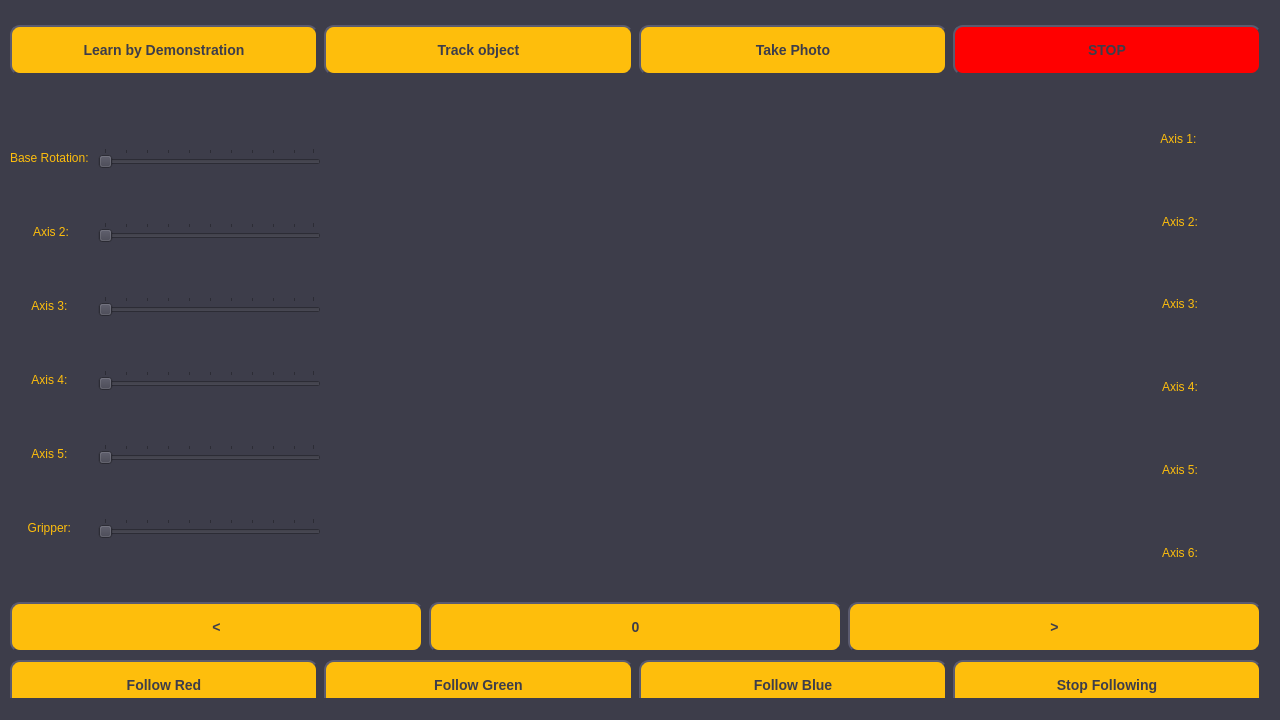
<?xml version="1.0" encoding="UTF-8"?>
<ui version="4.0">
 <class>MainWindow</class>
 <widget class="QMainWindow" name="MainWindow">
  <property name="geometry">
   <rect>
    <x>0</x>
    <y>0</y>
    <width>1280</width>
    <height>720</height>
   </rect>
  </property>
  <property name="windowTitle">
   <string>MainWindow</string>
  </property>
  <property name="styleSheet">
   <string notr="true">background-color: rgba(60.5625, 60.5625, 73.5675, 1)</string>
  </property>
  <widget class="QWidget" name="centralwidget">
   <widget class="QWidget" name="horizontalLayoutWidget">
    <property name="geometry">
     <rect>
      <x>10</x>
      <y>10</y>
      <width>1251</width>
      <height>81</height>
     </rect>
    </property>
    <layout class="QHBoxLayout" name="top_bar">
     <item>
      <widget class="QPushButton" name="learn_btn">
       <property name="minimumSize">
        <size>
         <width>186</width>
         <height>50</height>
        </size>
       </property>
       <property name="styleSheet">
        <string notr="true">QPushButton {
    background-color: rgb(254, 190, 12);
    border-style: outset;
    border-width: 2px;
    border-radius: 10px;
    font: bold 14px;
    min-width: 10em;
    padding: 6px;
    color: rgba(60.5625, 60.5625, 73.5675, 1);
}
QPushButton:pressed {
    background-color: rgb(242, 178, 0);
    border-style: inset;
}</string>
       </property>
       <property name="text">
        <string>Learn by Demonstration</string>
       </property>
      </widget>
     </item>
     <item>
      <widget class="QPushButton" name="track_btn">
       <property name="minimumSize">
        <size>
         <width>186</width>
         <height>50</height>
        </size>
       </property>
       <property name="styleSheet">
        <string notr="true">QPushButton {
    background-color: rgb(254, 190, 12);
    border-style: outset;
    border-width: 2px;
    border-radius: 10px;
    font: bold 14px;
    min-width: 10em;
    padding: 6px;
	color:  rgba(60.5625, 60.5625, 73.5675, 1);
}
QPushButton:pressed {
    background-color: rgb(242, 178, 0);
    border-style: inset;
}</string>
       </property>
       <property name="text">
        <string>Track object</string>
       </property>
      </widget>
     </item>
     <item>
      <widget class="QPushButton" name="phto_btn">
       <property name="minimumSize">
        <size>
         <width>186</width>
         <height>50</height>
        </size>
       </property>
       <property name="styleSheet">
        <string notr="true">QPushButton {
    background-color: rgb(254, 190, 12);
    border-style: outset;
    border-width: 2px;
    border-radius: 10px;
    font: bold 14px;
    min-width: 10em;
    padding: 6px;
	color:  rgba(60.5625, 60.5625, 73.5675, 1);
}
QPushButton:pressed {
    background-color: rgb(242, 178, 0);
    border-style: inset;
}</string>
       </property>
       <property name="text">
        <string>Take Photo</string>
       </property>
      </widget>
     </item>
     <item>
      <widget class="QPushButton" name="halt_btn">
       <property name="minimumSize">
        <size>
         <width>186</width>
         <height>50</height>
        </size>
       </property>
       <property name="styleSheet">
        <string notr="true">QPushButton {
    background-color: red;
    border-style: outset;
    border-width: 2px;
    border-radius: 10px;
    font: bold 14px;
    min-width: 10em;
    padding: 6px;
	color:  rgba(60.5625, 60.5625, 73.5675, 1);
}
QPushButton:pressed {
    background-color: rgb(224, 0, 0);
    border-style: inset;
}</string>
       </property>
       <property name="text">
        <string>STOP</string>
       </property>
      </widget>
     </item>
    </layout>
   </widget>
   <widget class="QWidget" name="gridLayoutWidget">
    <property name="geometry">
     <rect>
      <x>10</x>
      <y>100</y>
      <width>311</width>
      <height>491</height>
     </rect>
    </property>
    <layout class="QGridLayout" name="axes">
     <item row="2" column="0">
      <widget class="QLabel" name="label_3">
       <property name="styleSheet">
        <string notr="true">color: rgb(254, 190, 12);</string>
       </property>
       <property name="text">
        <string>Axis 3: </string>
       </property>
       <property name="alignment">
        <set>Qt::AlignCenter</set>
       </property>
      </widget>
     </item>
     <item row="5" column="0">
      <widget class="QLabel" name="label_6">
       <property name="styleSheet">
        <string notr="true">color: rgb(254, 190, 12);</string>
       </property>
       <property name="text">
        <string>Gripper: </string>
       </property>
       <property name="alignment">
        <set>Qt::AlignCenter</set>
       </property>
      </widget>
     </item>
     <item row="3" column="1">
      <widget class="QSlider" name="a4_r">
       <property name="styleSheet">
        <string notr="true"/>
       </property>
       <property name="singleStep">
        <number>10</number>
       </property>
       <property name="orientation">
        <enum>Qt::Horizontal</enum>
       </property>
       <property name="tickPosition">
        <enum>QSlider::TicksAbove</enum>
       </property>
      </widget>
     </item>
     <item row="1" column="0">
      <widget class="QLabel" name="label_2">
       <property name="styleSheet">
        <string notr="true">color: rgb(254, 190, 12);</string>
       </property>
       <property name="text">
        <string>Axis 2:</string>
       </property>
       <property name="alignment">
        <set>Qt::AlignCenter</set>
       </property>
      </widget>
     </item>
     <item row="4" column="1">
      <widget class="QSlider" name="a5_r">
       <property name="styleSheet">
        <string notr="true"/>
       </property>
       <property name="singleStep">
        <number>10</number>
       </property>
       <property name="orientation">
        <enum>Qt::Horizontal</enum>
       </property>
       <property name="tickPosition">
        <enum>QSlider::TicksAbove</enum>
       </property>
      </widget>
     </item>
     <item row="5" column="1">
      <widget class="QSlider" name="grip_r">
       <property name="styleSheet">
        <string notr="true">QSlider::handle:horizontal {
	color: rgb(254, 190, 12);
}</string>
       </property>
       <property name="singleStep">
        <number>10</number>
       </property>
       <property name="orientation">
        <enum>Qt::Horizontal</enum>
       </property>
       <property name="tickPosition">
        <enum>QSlider::TicksAbove</enum>
       </property>
      </widget>
     </item>
     <item row="1" column="1">
      <widget class="QSlider" name="a2_r">
       <property name="styleSheet">
        <string notr="true"/>
       </property>
       <property name="singleStep">
        <number>10</number>
       </property>
       <property name="orientation">
        <enum>Qt::Horizontal</enum>
       </property>
       <property name="tickPosition">
        <enum>QSlider::TicksAbove</enum>
       </property>
      </widget>
     </item>
     <item row="2" column="1">
      <widget class="QSlider" name="a3_r">
       <property name="styleSheet">
        <string notr="true">
</string>
       </property>
       <property name="singleStep">
        <number>10</number>
       </property>
       <property name="orientation">
        <enum>Qt::Horizontal</enum>
       </property>
       <property name="tickPosition">
        <enum>QSlider::TicksAbove</enum>
       </property>
      </widget>
     </item>
     <item row="3" column="0">
      <widget class="QLabel" name="label_4">
       <property name="styleSheet">
        <string notr="true">color: rgb(254, 190, 12);</string>
       </property>
       <property name="text">
        <string>Axis 4: </string>
       </property>
       <property name="alignment">
        <set>Qt::AlignCenter</set>
       </property>
      </widget>
     </item>
     <item row="4" column="0">
      <widget class="QLabel" name="label_5">
       <property name="styleSheet">
        <string notr="true">color: rgb(254, 190, 12);</string>
       </property>
       <property name="text">
        <string>Axis 5: </string>
       </property>
       <property name="alignment">
        <set>Qt::AlignCenter</set>
       </property>
      </widget>
     </item>
     <item row="0" column="0">
      <widget class="QLabel" name="label">
       <property name="styleSheet">
        <string notr="true">color: rgb(254, 190, 12);</string>
       </property>
       <property name="text">
        <string>Base Rotation: </string>
       </property>
       <property name="alignment">
        <set>Qt::AlignCenter</set>
       </property>
      </widget>
     </item>
     <item row="0" column="1">
      <widget class="QSlider" name="base_r">
       <property name="singleStep">
        <number>10</number>
       </property>
       <property name="orientation">
        <enum>Qt::Horizontal</enum>
       </property>
       <property name="tickPosition">
        <enum>QSlider::TicksAbove</enum>
       </property>
      </widget>
     </item>
    </layout>
   </widget>
   <widget class="QWidget" name="verticalLayoutWidget">
    <property name="geometry">
     <rect>
      <x>1100</x>
      <y>100</y>
      <width>160</width>
      <height>491</height>
     </rect>
    </property>
    <property name="styleSheet">
     <string notr="true">color: rgb(254, 190, 12);</string>
    </property>
    <layout class="QVBoxLayout" name="axes_readout">
     <item>
      <widget class="QLabel" name="a1_d">
       <property name="styleSheet">
        <string notr="true">color: rgb(254, 190, 12);</string>
       </property>
       <property name="text">
        <string>Axis 1: </string>
       </property>
       <property name="alignment">
        <set>Qt::AlignCenter</set>
       </property>
      </widget>
     </item>
     <item>
      <widget class="QLabel" name="a2_d">
       <property name="styleSheet">
        <string notr="true">color: rgb(254, 190, 12);</string>
       </property>
       <property name="text">
        <string>Axis 2:</string>
       </property>
       <property name="alignment">
        <set>Qt::AlignCenter</set>
       </property>
      </widget>
     </item>
     <item>
      <widget class="QLabel" name="a3_d">
       <property name="styleSheet">
        <string notr="true">color: rgb(254, 190, 12);</string>
       </property>
       <property name="text">
        <string>Axis 3:</string>
       </property>
       <property name="alignment">
        <set>Qt::AlignCenter</set>
       </property>
      </widget>
     </item>
     <item>
      <widget class="QLabel" name="a4_d">
       <property name="styleSheet">
        <string notr="true">color: rgb(254, 190, 12);</string>
       </property>
       <property name="text">
        <string>Axis 4:</string>
       </property>
       <property name="alignment">
        <set>Qt::AlignCenter</set>
       </property>
      </widget>
     </item>
     <item>
      <widget class="QLabel" name="a5_d">
       <property name="styleSheet">
        <string notr="true">color: rgb(254, 190, 12);</string>
       </property>
       <property name="text">
        <string>Axis 5:</string>
       </property>
       <property name="alignment">
        <set>Qt::AlignCenter</set>
       </property>
      </widget>
     </item>
     <item>
      <widget class="QLabel" name="a6_d">
       <property name="styleSheet">
        <string notr="true">color: rgb(254, 190, 12);</string>
       </property>
       <property name="text">
        <string>Axis 6:</string>
       </property>
       <property name="alignment">
        <set>Qt::AlignCenter</set>
       </property>
      </widget>
     </item>
    </layout>
   </widget>
   <widget class="QWidget" name="widget" native="true">
    <property name="geometry">
     <rect>
      <x>360</x>
      <y>110</y>
      <width>120</width>
      <height>80</height>
     </rect>
    </property>
    <widget class="QWidget" name="viewfinder" native="true">
     <property name="geometry">
      <rect>
       <x>-30</x>
       <y>-10</y>
       <width>761</width>
       <height>491</height>
      </rect>
     </property>
     <property name="autoFillBackground">
      <bool>false</bool>
     </property>
     <property name="styleSheet">
      <string notr="true">color: rgb(254, 190, 12);</string>
     </property>
    </widget>
   </widget>
   <widget class="QWidget" name="verticalLayoutWidget_2">
    <property name="geometry">
     <rect>
      <x>10</x>
      <y>600</y>
      <width>1251</width>
      <height>112</height>
     </rect>
    </property>
    <layout class="QVBoxLayout" name="verticalLayout_2">
     <item>
      <layout class="QHBoxLayout" name="bottom_bar">
       <item>
        <widget class="QPushButton" name="prev">
         <property name="minimumSize">
          <size>
           <width>186</width>
           <height>50</height>
          </size>
         </property>
         <property name="styleSheet">
          <string notr="true">QPushButton {
    background-color: rgb(254, 190, 12);
    border-style: outset;
    border-width: 2px;
    border-radius: 10px;
    font: bold 14px;
    min-width: 10em;
    padding: 6px;
    color: rgba(60.5625, 60.5625, 73.5675, 1);
}
QPushButton:pressed {
    background-color: rgb(242, 178, 0);
    border-style: inset;
}</string>
         </property>
         <property name="text">
          <string>&lt;</string>
         </property>
        </widget>
       </item>
       <item>
        <widget class="QPushButton" name="next">
         <property name="minimumSize">
          <size>
           <width>186</width>
           <height>50</height>
          </size>
         </property>
         <property name="styleSheet">
          <string notr="true">QPushButton {
    background-color: rgb(254, 190, 12);
    border-style: outset;
    border-width: 2px;
    border-radius: 10px;
    font: bold 14px;
    min-width: 10em;
    padding: 6px;
	color:  rgba(60.5625, 60.5625, 73.5675, 1);
}
QPushButton:pressed {
    background-color: rgb(242, 178, 0);
    border-style: inset;
}</string>
         </property>
         <property name="text">
          <string>0</string>
         </property>
        </widget>
       </item>
       <item>
        <widget class="QPushButton" name="execute">
         <property name="minimumSize">
          <size>
           <width>186</width>
           <height>50</height>
          </size>
         </property>
         <property name="styleSheet">
          <string notr="true">QPushButton {
    background-color: rgb(254, 190, 12);
    border-style: outset;
    border-width: 2px;
    border-radius: 10px;
    font: bold 14px;
    min-width: 10em;
    padding: 6px;
	color:  rgba(60.5625, 60.5625, 73.5675, 1);
}
QPushButton:pressed {
    background-color: rgb(242, 178, 0);
    border-style: inset;
}</string>
         </property>
         <property name="text">
          <string>&gt;</string>
         </property>
        </widget>
       </item>
      </layout>
     </item>
     <item>
      <layout class="QHBoxLayout" name="bottom_bar_2">
       <item>
        <widget class="QPushButton" name="follow_red">
         <property name="minimumSize">
          <size>
           <width>186</width>
           <height>50</height>
          </size>
         </property>
         <property name="styleSheet">
          <string notr="true">QPushButton {
    background-color: rgb(254, 190, 12);
    border-style: outset;
    border-width: 2px;
    border-radius: 10px;
    font: bold 14px;
    min-width: 10em;
    padding: 6px;
    color: rgba(60.5625, 60.5625, 73.5675, 1);
}
QPushButton:pressed {
    background-color: rgb(242, 178, 0);
    border-style: inset;
}</string>
         </property>
         <property name="text">
          <string>Follow Red</string>
         </property>
        </widget>
       </item>
       <item>
        <widget class="QPushButton" name="follow_green">
         <property name="minimumSize">
          <size>
           <width>186</width>
           <height>50</height>
          </size>
         </property>
         <property name="styleSheet">
          <string notr="true">QPushButton {
    background-color: rgb(254, 190, 12);
    border-style: outset;
    border-width: 2px;
    border-radius: 10px;
    font: bold 14px;
    min-width: 10em;
    padding: 6px;
	color:  rgba(60.5625, 60.5625, 73.5675, 1);
}
QPushButton:pressed {
    background-color: rgb(242, 178, 0);
    border-style: inset;
}</string>
         </property>
         <property name="text">
          <string>Follow Green</string>
         </property>
        </widget>
       </item>
       <item>
        <widget class="QPushButton" name="follow_blue">
         <property name="minimumSize">
          <size>
           <width>186</width>
           <height>50</height>
          </size>
         </property>
         <property name="styleSheet">
          <string notr="true">QPushButton {
    background-color: rgb(254, 190, 12);
    border-style: outset;
    border-width: 2px;
    border-radius: 10px;
    font: bold 14px;
    min-width: 10em;
    padding: 6px;
	color:  rgba(60.5625, 60.5625, 73.5675, 1);
}
QPushButton:pressed {
    background-color: rgb(242, 178, 0);
    border-style: inset;
}</string>
         </property>
         <property name="text">
          <string>Follow Blue</string>
         </property>
        </widget>
       </item>
       <item>
        <widget class="QPushButton" name="follow_stop">
         <property name="minimumSize">
          <size>
           <width>186</width>
           <height>50</height>
          </size>
         </property>
         <property name="styleSheet">
          <string notr="true">QPushButton {
    background-color: rgb(254, 190, 12);
    border-style: outset;
    border-width: 2px;
    border-radius: 10px;
    font: bold 14px;
    min-width: 10em;
    padding: 6px;
	color:  rgba(60.5625, 60.5625, 73.5675, 1);
}
QPushButton:pressed {
    background-color: rgb(242, 178, 0);
    border-style: inset;
}</string>
         </property>
         <property name="text">
          <string>Stop Following</string>
         </property>
        </widget>
       </item>
      </layout>
     </item>
    </layout>
   </widget>
  </widget>
  <widget class="QStatusBar" name="statusbar"/>
 </widget>
 <resources/>
 <connections>
  <connection>
   <sender>learn_btn</sender>
   <signal>clicked()</signal>
   <receiver>MainWindow</receiver>
   <slot>show()</slot>
   <hints>
    <hint type="sourcelabel">
     <x>164</x>
     <y>49</y>
    </hint>
    <hint type="destinationlabel">
     <x>639</x>
     <y>359</y>
    </hint>
   </hints>
  </connection>
 </connections>
</ui>
